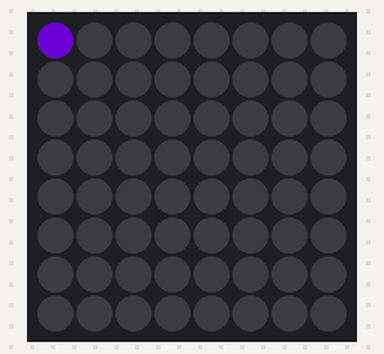
Recording of a program running on a simulated Raspberry Pi (BCM pin numbers) with a Sense HAT. Shown: the Sense HAT's 8×8 RGB LED matrix. Dim RGB values are drawn brighter than linear; random numbers come from a fixed seed.

Above: at 0.07 s.
At 3.19 s:
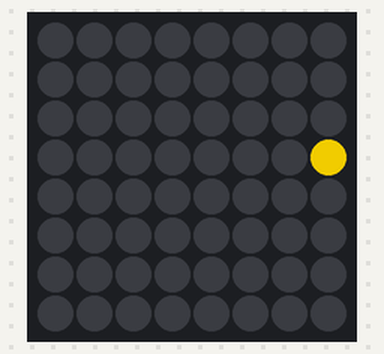
At 6.4 s:
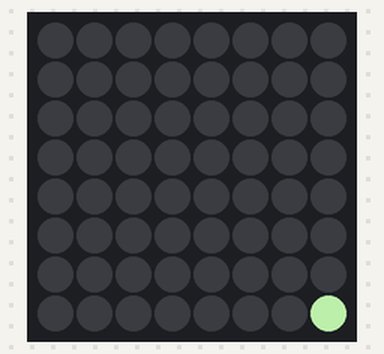
At 14.77 s:
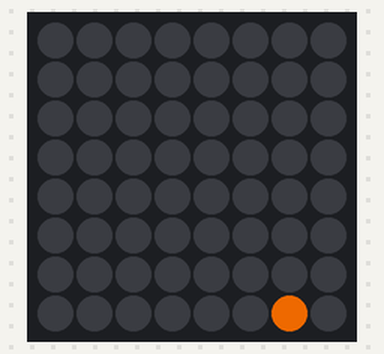
At 23.13 s:
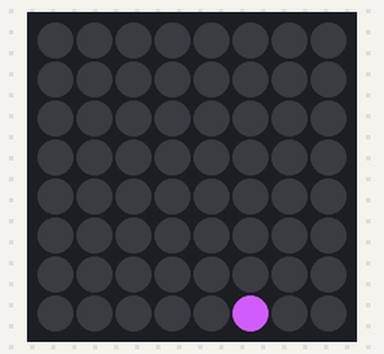
At 39.94 s:
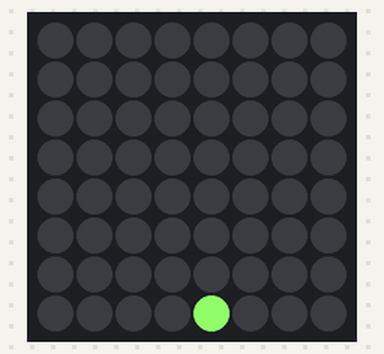

The program:

pixelator.py
```python
# Import the necessary libraries
from sense_hat import SenseHat
from time import time, sleep
import os
import sys
from random import randint

# Constants
M_ROWS = 7
M_COLS = 7
M_CLEAR_BEFORE_LOOP = True

# function: get_random_color()
def get_random_color():
    random_red = randint(0, 255)
    random_green = randint(0, 255)
    random_blue = randint(0, 255)

    return (random_red, random_green, random_blue)

# Make an instance of SenseHat
sense = SenseHat()
sense.set_imu_config(False, False, False)

# Endless loop
while True:
    try:
        x_pos = 0
        y_pos = 0

        while (y_pos <= M_ROWS):
            if M_CLEAR_BEFORE_LOOP:
                sense.clear()

            sense.set_pixel(x_pos, y_pos, get_random_color())
            sleep(0.1)

            y_pos = (y_pos + 1) if (x_pos + 1 == M_COLS + 1) else (y_pos)
            x_pos = (x_pos + 1) if (x_pos + 1 <= M_COLS) else (0)

        sleep(2)
        sense.clear()

    except (KeyboardInterrupt, SystemExit):
        print('Interrupt received! Stopping the application...')
        sense.clear()
        sys.exit(0)
```

Measured:
- what the display in image 2 shows lasts 2.1 s, from 6.4 s to 8.5 s
